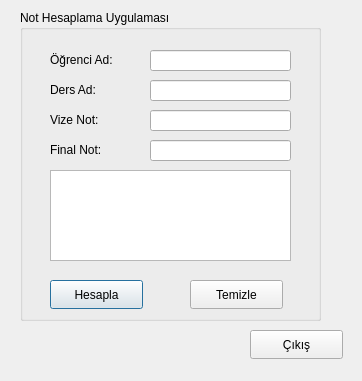
<?xml version="1.0" encoding="UTF-8"?>
<ui version="4.0">
 <class>Dialog</class>
 <widget class="QDialog" name="Dialog">
  <property name="geometry">
   <rect>
    <x>0</x>
    <y>0</y>
    <width>362</width>
    <height>381</height>
   </rect>
  </property>
  <property name="windowTitle">
   <string>Dialog</string>
  </property>
  <widget class="QLabel" name="label">
   <property name="geometry">
    <rect>
     <x>50</x>
     <y>50</y>
     <width>81</width>
     <height>20</height>
    </rect>
   </property>
   <property name="text">
    <string>Öğrenci Ad:</string>
   </property>
  </widget>
  <widget class="QLabel" name="label_3">
   <property name="geometry">
    <rect>
     <x>50</x>
     <y>140</y>
     <width>81</width>
     <height>20</height>
    </rect>
   </property>
   <property name="text">
    <string>Final Not:</string>
   </property>
  </widget>
  <widget class="QLabel" name="label_4">
   <property name="geometry">
    <rect>
     <x>50</x>
     <y>110</y>
     <width>81</width>
     <height>20</height>
    </rect>
   </property>
   <property name="text">
    <string>Vize Not:</string>
   </property>
  </widget>
  <widget class="QLabel" name="label_5">
   <property name="geometry">
    <rect>
     <x>50</x>
     <y>80</y>
     <width>81</width>
     <height>20</height>
    </rect>
   </property>
   <property name="text">
    <string>Ders Ad:</string>
   </property>
  </widget>
  <widget class="QGroupBox" name="groupBox">
   <property name="geometry">
    <rect>
     <x>20</x>
     <y>10</y>
     <width>301</width>
     <height>311</height>
    </rect>
   </property>
   <property name="title">
    <string>Not Hesaplama Uygulaması</string>
   </property>
   <widget class="QPushButton" name="hesapla">
    <property name="geometry">
     <rect>
      <x>30</x>
      <y>270</y>
      <width>93</width>
      <height>29</height>
     </rect>
    </property>
    <property name="text">
     <string>Hesapla</string>
    </property>
   </widget>
   <widget class="QPushButton" name="temizle">
    <property name="geometry">
     <rect>
      <x>170</x>
      <y>270</y>
      <width>93</width>
      <height>29</height>
     </rect>
    </property>
    <property name="text">
     <string>Temizle</string>
    </property>
   </widget>
   <widget class="QLineEdit" name="ogrencisim">
    <property name="geometry">
     <rect>
      <x>130</x>
      <y>40</y>
      <width>141</width>
      <height>21</height>
     </rect>
    </property>
   </widget>
   <widget class="QLineEdit" name="vizenot">
    <property name="geometry">
     <rect>
      <x>130</x>
      <y>100</y>
      <width>141</width>
      <height>21</height>
     </rect>
    </property>
   </widget>
   <widget class="QLineEdit" name="dersad">
    <property name="geometry">
     <rect>
      <x>130</x>
      <y>70</y>
      <width>141</width>
      <height>21</height>
     </rect>
    </property>
   </widget>
   <widget class="QLineEdit" name="finalnot">
    <property name="geometry">
     <rect>
      <x>130</x>
      <y>130</y>
      <width>141</width>
      <height>21</height>
     </rect>
    </property>
   </widget>
   <widget class="QTextBrowser" name="textBrowser">
    <property name="geometry">
     <rect>
      <x>30</x>
      <y>160</y>
      <width>241</width>
      <height>91</height>
     </rect>
    </property>
   </widget>
  </widget>
  <widget class="QPushButton" name="cikis">
   <property name="geometry">
    <rect>
     <x>250</x>
     <y>330</y>
     <width>93</width>
     <height>29</height>
    </rect>
   </property>
   <property name="text">
    <string>Çıkış</string>
   </property>
  </widget>
 </widget>
 <resources/>
 <connections>
  <connection>
   <sender>cikis</sender>
   <signal>clicked()</signal>
   <receiver>Dialog</receiver>
   <slot>reject()</slot>
   <hints>
    <hint type="sourcelabel">
     <x>323</x>
     <y>339</y>
    </hint>
    <hint type="destinationlabel">
     <x>342</x>
     <y>302</y>
    </hint>
   </hints>
  </connection>
 </connections>
</ui>
